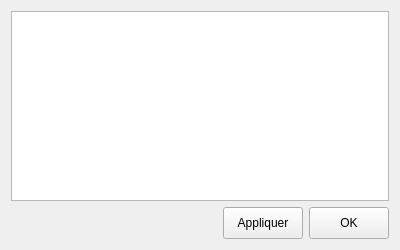
<?xml version="1.0" encoding="UTF-8"?>
<ui version="4.0">
 <class>DevStylesheetEditorForm</class>
 <widget class="QWidget" name="DevStylesheetEditorForm">
  <property name="geometry">
   <rect>
    <x>0</x>
    <y>0</y>
    <width>400</width>
    <height>250</height>
   </rect>
  </property>
  <property name="minimumSize">
   <size>
    <width>400</width>
    <height>250</height>
   </size>
  </property>
  <property name="windowTitle">
   <string>Personnaliser Mobii</string>
  </property>
  <layout class="QVBoxLayout" name="verticalLayout">
   <item>
    <widget class="QPlainTextEdit" name="stylesheetEdit"/>
   </item>
   <item>
    <widget class="QWidget" name="widget" native="true">
     <layout class="QHBoxLayout" name="horizontalLayout">
      <property name="leftMargin">
       <number>0</number>
      </property>
      <property name="topMargin">
       <number>0</number>
      </property>
      <property name="rightMargin">
       <number>0</number>
      </property>
      <property name="bottomMargin">
       <number>0</number>
      </property>
      <item>
       <spacer name="horizontalSpacer">
        <property name="orientation">
         <enum>Qt::Horizontal</enum>
        </property>
        <property name="sizeHint" stdset="0">
         <size>
          <width>40</width>
          <height>20</height>
         </size>
        </property>
       </spacer>
      </item>
      <item>
       <widget class="QPushButton" name="applyBtn">
        <property name="minimumSize">
         <size>
          <width>0</width>
          <height>32</height>
         </size>
        </property>
        <property name="text">
         <string>Appliquer</string>
        </property>
       </widget>
      </item>
      <item>
       <widget class="QPushButton" name="applyCloseBtn">
        <property name="minimumSize">
         <size>
          <width>0</width>
          <height>32</height>
         </size>
        </property>
        <property name="text">
         <string>OK</string>
        </property>
        <property name="icon">
         <iconset resource="mobii.qrc">
          <normaloff>:/buttons/Resources/okay.png</normaloff>:/buttons/Resources/okay.png</iconset>
        </property>
       </widget>
      </item>
     </layout>
    </widget>
   </item>
  </layout>
 </widget>
 <resources>
  <include location="mobii.qrc"/>
 </resources>
 <connections/>
</ui>
